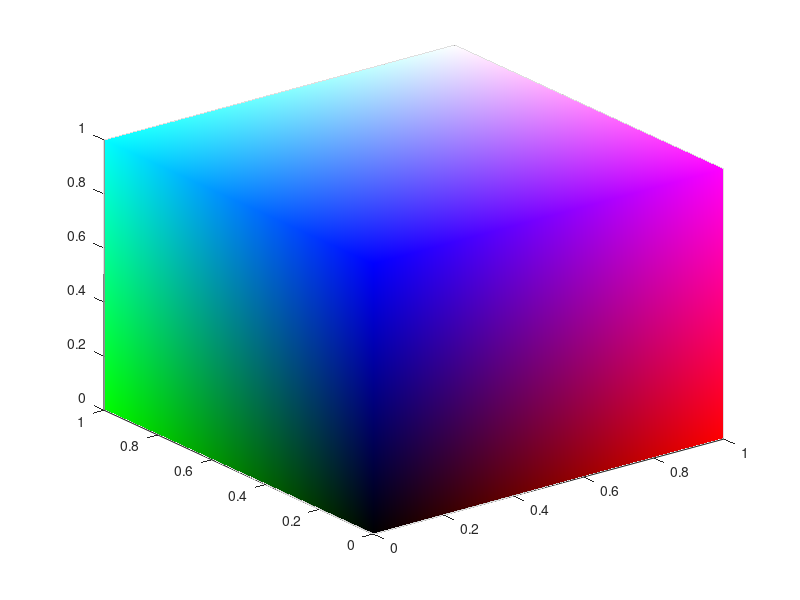

Reproduce this figure in MATLAB.
clear all; close all; clc;

%% Define Vertices
topVerts = [ 0 1 0; 0 1 1; 1 1 1; 1 1 0];
topVertIndex = [ 1 2 3 4 ];
botVerts = [ 0 0 0; 0 0 1; 1 0 1; 1 0 0];
botVertIndex = [ 5 6 7 8 ];

verts = [ topVerts; botVerts ];

%% Define Colors
vertColors = [topVerts; botVerts ];
%% Empty faces list
faces = [];
faces = [faces ;5 1 8;6 7 3; 4 7 8 ;5 6 2 ];

%% Top faces
faces = [ faces ; 1 2 3 ; 1 3 4 ];

%% Side faces (Your efforts here)
for vertI = 1 : 4
	faceVert1 = topVertIndex( mod(vertI,4)+1 );
	faceVert2 = topVertIndex( vertI );
	faceVert3 = botVertIndex( vertI );
	faces = [ faces ; faceVert1 faceVert2 faceVert3 ];
end

%% Bottom faces
faces = [ faces ; 5 7 6 ; 5 8 7 ];

%% Show RGB Cube in 3D figure
trisurf(faces,verts(:,1),verts(:,2),verts(:,3),'FaceVertexCData', vertColors,'FaceColor','interp', 'EdgeAlpha', 0);
